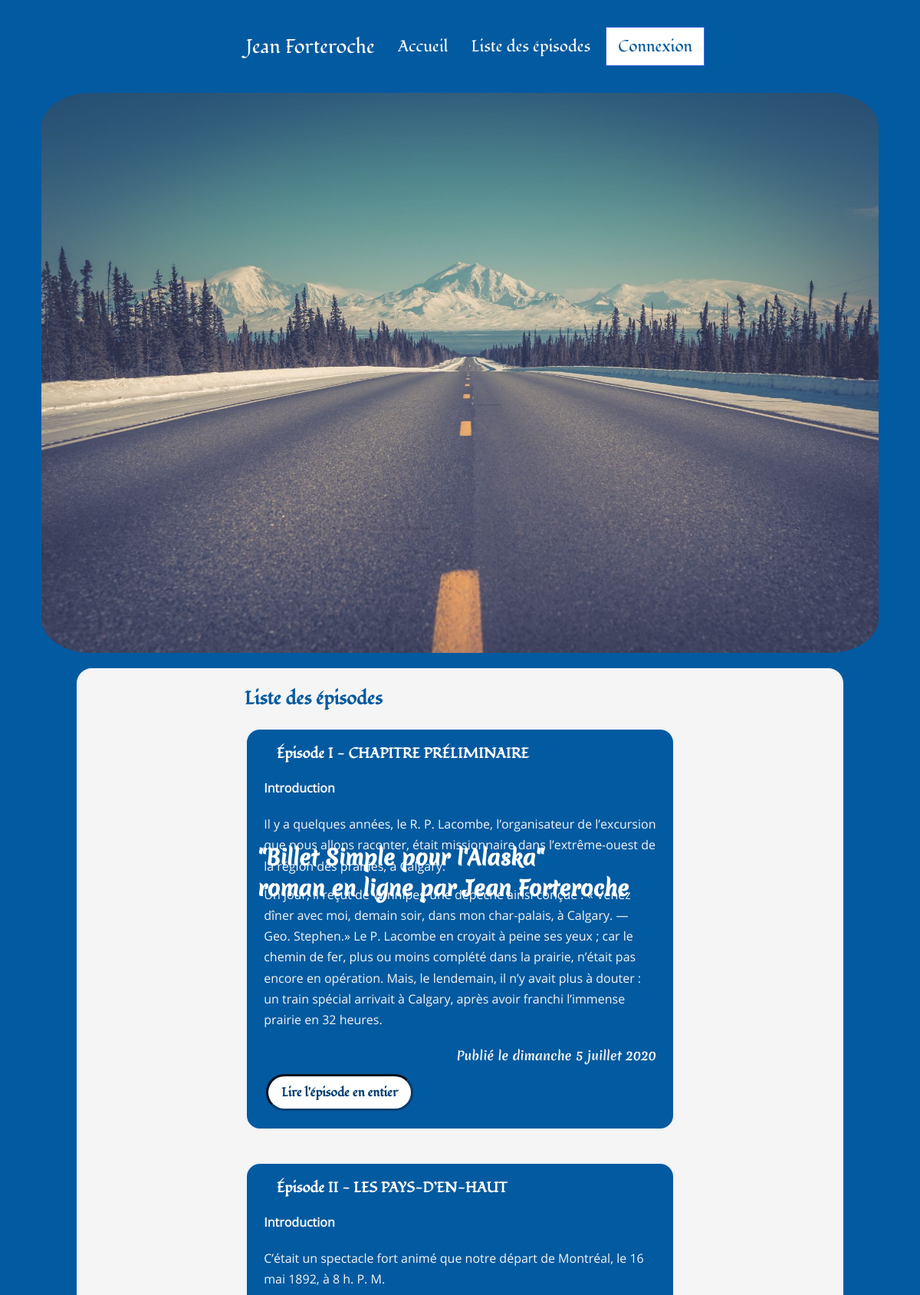
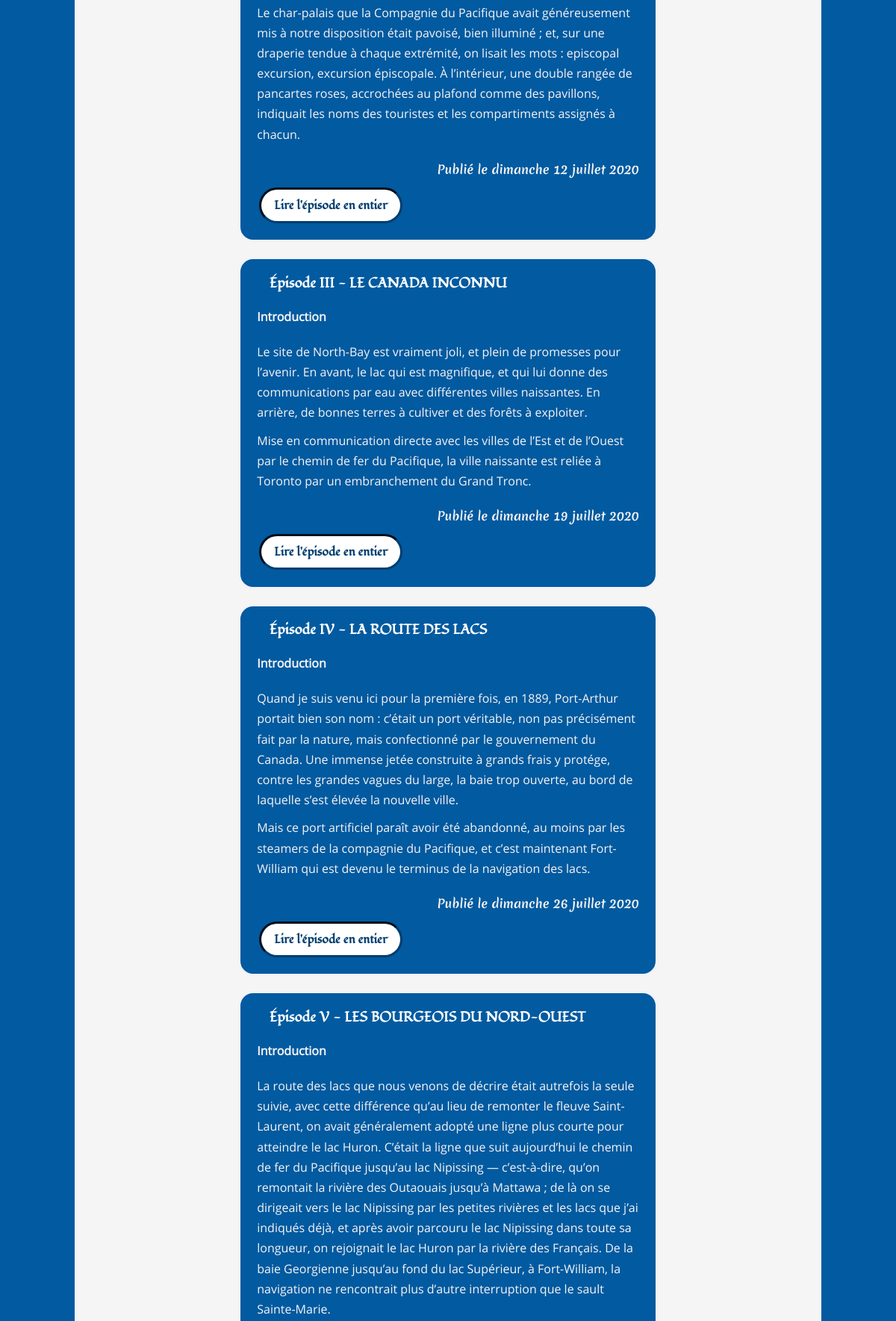
Screenshot of /index.php?action=listofepisodes (upper part) with the database file from the repository (2 pictures, top to bottom).
### tables this page shows
CREATE TABLE IF NOT EXISTS `episodes` (
  `id` int(11) NOT NULL AUTO_INCREMENT,
  `title` varchar(255) NOT NULL,
  `introduction` text NOT NULL,
  `content` text NOT NULL,
  `episode_created_the` datetime NOT NULL,
  PRIMARY KEY (`id`)
);

### src/View/View.php (called while the page is built, shortened)
<?php
class View
{
    public function render(array $data): void
    {
        require_once "..\\templates\\frontoffice\\${data['template']}.html.php";
        $content = ob_get_clean();
        require_once '..\templates\frontoffice\layout.html.php';
    }
}

### public/index.php (called while the page is built, shortened)
<?php
$router = new Router();
$router->run();

### src/Model/PostManager.php (called while the page is built, shortened)
<?php
class PostManager
{
    private $database;
    public function __construct(Database $database)
    {
        $this->database = $database->getPdo();
    }
    public function showAllEpisodes() : ?array
    {
        $request = $this->database->prepare('SET lc_time_names = \'fr_FR\';');
        $request->execute();
        $request = $this->database->prepare('SELECT id, title, introduction, CONCAT_WS(\' \', \'le\', DAYNAME(episode_created_the), DAY(episode_created_the), MONTHNAME(episode_created_the), YEAR(episode_created_the)) AS date_episode_created_the FROM episodes ORDER BY episode_created_the');
        $request->execute();
        return $request->fetchAll();
    }
}

### src/Service/Database.php (called while the page is built, shortened)
<?php
class Database
{
    private $database;
    public function __construct()
    {
        $this->database = new \PDO('mysql:host=localhost;dbname=openclassrooms_project4;port=3306;charset=utf8mb4', 'root', 'vFaGsjLk8WpkQtxYJ8XZXAf690shjBzW', [
            \PDO::ATTR_ERRMODE => \PDO::ERRMODE_EXCEPTION,
            \PDO::ATTR_DEFAULT_FETCH_MODE => \PDO::FETCH_ASSOC
        ]);
    }
    public function getPdo(): \PDO
    {
        return $this->database;
    }
}

### templates/frontoffice/listofepisodes.html.php (the view)
<section>
    <h2>Liste des épisodes</h2>
    <?php foreach($data['allposts'] as $post): ?>
    <article>
        <h3>Épisode <?=$post['title']?></h3>
        <p class="pTitleIntroductionToTheEpisode">Introduction</p>
        <p class="pIntroductionToTheEpisode"><?=$post['introduction']?></p>
        <p class="pCreatedAt">Publié <?=$post['date_episode_created_the']?> </p>
        <a href="index.php?action=detailofepisode&id=<?=$post['id']?>" class="linkReadTheEntireEpisode">Lire l'épisode en entier</a>
    </article>
</section>
<?php endforeach; ?>

### src/Service/Router.php (shortened to what this page needs)
<?php
class Router
{
    private PostController $postController;
    private array $get;
    public function __construct()
    {
        $this->database = new Database();
        $this->postManager = new PostManager($this->database);
        $this->commentManager = new CommentManager($this->database);
        $this->view = new View();
        $this->postController = new PostController($this->postManager, $this->commentManager, $this->view);
        $this->get = $_GET;
    }
    public function run(): void
    {
        $action = isset($this->get['action']) ? $this->get['action'] : 'home';
        if ($action === 'home') {
            $this->postController->displayHomeWithTheLastThreeEpisodes();
        } elseif ($action === 'detailofepisode' && isset($this->get['id'])) {
            $this->postController->displayDetailOfEpisode((int)$this->get['id']);
        } elseif ($action === 'listofepisodes') {
            $this->postController->displayListOfEpisodes();
        } else {
            echo "Error 404 - cette page n'existe pas<br><a href=http://localhost:8000/?action=home>Aller Ici</a>";
        }
    }
}

### src/Controller/Frontoffice/PostController.php (shortened to what this page needs)
<?php
class PostController
{
    private PostManager $postManager;
    private View $view;
    public function __construct(PostManager $postManager, CommentManager $commentManager, View $view)
    {
        $this->postManager = $postManager;
        $this->view = $view;
    }
    public function displayListOfEpisodes(): void
    {
        $data = $this->postManager->showAllEpisodes();
        if ($data !== null) {
            $this->view->render(['template' => 'listofepisodes', 'allposts' => $data]);
        } elseif ($data === null) {
            echo '<h1>faire une redirection vers la page d\'erreur, il n\'y pas de post</h1><a href="index.php?action=home">Accueil</a><br>';
        }
    }
}

### templates/frontoffice/layout.html.php (shortened to what this page needs)
<!DOCTYPE html>
<html lang="fr">
    <head>
        <link rel="stylesheet" type="text/css" href="css/style.css">
    </head>
    <body>
        <nav id="navBar">
            <ul class="menu">
              <li class="logo"><a href="index.php?action=home">Jean Forteroche</a></li>
              <li class="item episodes"><a href="index.php?action=home">Accueil</a></li>
              <li class="item episodes"><a href="index.php?action=listofepisodes">Liste des épisodes</a></li>
              <li class="item button"><a href="#">Connexion</a></li>
            </ul>
        </nav>
        <header>
                <h1>"Billet Simple pour l'Alaska" <br> roman en ligne par Jean Forteroche </h1>
                <div class="classImg">
                    <img id="imgHeader" src="./images/image-1920-1080.jpg" alt="Longue route avec rangée d'arbres et au fond, vue de la montagne enneignée" />
                </div>
        </header>
        <main>
            <?=$content?>
        </main>
    </body>
</html>

### rows the page displays
episodes: title "I - CHAPITRE PRÉLIMINAIRE", introduction "Il y a quelques années, le R. P. Lacombe, l’organisateur de l’excursion que nous allons raconter, était missionnaire dans l’extrême-ouest de la région des prairies, à Calgary. Un jour, il reçut de Winnipeg une dépêche ainsi conçue : « Venez dîner avec moi, demain soir, dans mon char-palais, à Calgary. — Geo. Stephen.» Le P. Lacombe en croyait à peine ses yeux ; car le chemin de fer, plus ou moins complété dans la prairie, n’était pas encore en opération. Mais, le lendemain, il n’y avait plus à douter : un train spécial arrivait à Calgary, après avoir franchi l’immense prairie en 32 heures.", date_episode_created_the "le dimanche 5 juillet 2020"
episodes: title "II - LES PAYS-D’EN-HAUT", introduction "C’était un spectacle fort animé que notre départ de Montréal, le 16 mai 1892, à 8 h. P. M. Le char-palais que la Compagnie du Pacifique avait généreusement mis à notre disposition était pavoisé, bien illuminé ; et, sur une draperie tendue à chaque extrémité, on lisait les mots : episcopal excursion, excursion épiscopale. À l’intérieur, une double rangée de pancartes roses, accrochées au plafond comme des pavillons, indiquait les noms des touristes et les compartiments assignés à chacun.", date_episode_created_the "le dimanche 12 juillet 2020"
episodes: title "III - LE CANADA INCONNU", introduction "Le site de North-Bay est vraiment joli, et plein de promesses pour l’avenir. En avant, le lac qui est magnifique, et qui lui donne des communications par eau avec différentes villes naissantes. En arrière, de bonnes terres à cultiver et des forêts à exploiter. Mise en communication directe avec les villes de l’Est et de l’Ouest par le chemin de fer du Pacifique, la ville naissante est reliée à Toronto par un embranchement du Grand Tronc.", date_episode_created_the "le dimanche 19 juillet 2020"
episodes: title "IV - LA ROUTE DES LACS", introduction "Quand je suis venu ici pour la première fois, en 1889, Port-Arthur portait bien son nom : c’était un port véritable, non pas précisément fait par la nature, mais confectionné par le gouvernement du Canada. Une immense jetée construite à grands frais y protége, contre les grandes vagues du large, la baie trop ouverte, au bord de laquelle s’est élevée la nouvelle ville. Mais ce port artificiel paraît avoir été abandonné, au moins par les steamers de la compagnie du Pacifique, et c’est maintenant Fort-William qui est devenu le terminus de la navigation des lacs.", date_episode_created_the "le dimanche 26 juillet 2020"
episodes: title "V - LES BOURGEOIS DU NORD-OUEST", introduction "La route des lacs que nous venons de décrire était autrefois la seule suivie, avec cette différence qu’au lieu de remonter le fleuve Saint-Laurent, on avait généralement adopté une ligne plus courte pour atteindre le lac Huron. C’était la ligne que suit aujourd’hui le chemin de fer du Pacifique jusqu’au lac Nipissing — c’est-à-dire, qu’on remontait la rivière des Outaouais jusqu’à Mattawa ; de là on se dirigeait vers le lac Nipissing par les petites rivières et les lacs que j’ai indiqués déjà, et après avoir parcouru le lac Nipissing dans toute sa longueur, on rejoignait le lac Huron par la rivière des Français. De la baie Georgienne jusqu’au fond du lac Supérieur, à Fort-William, la…"
